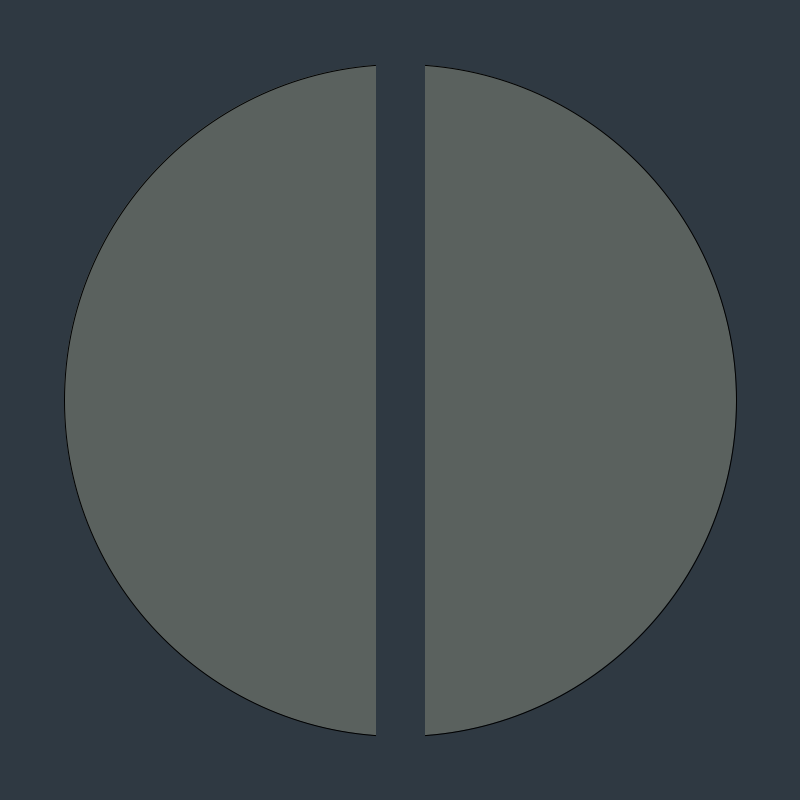
Frame 1 (no input)
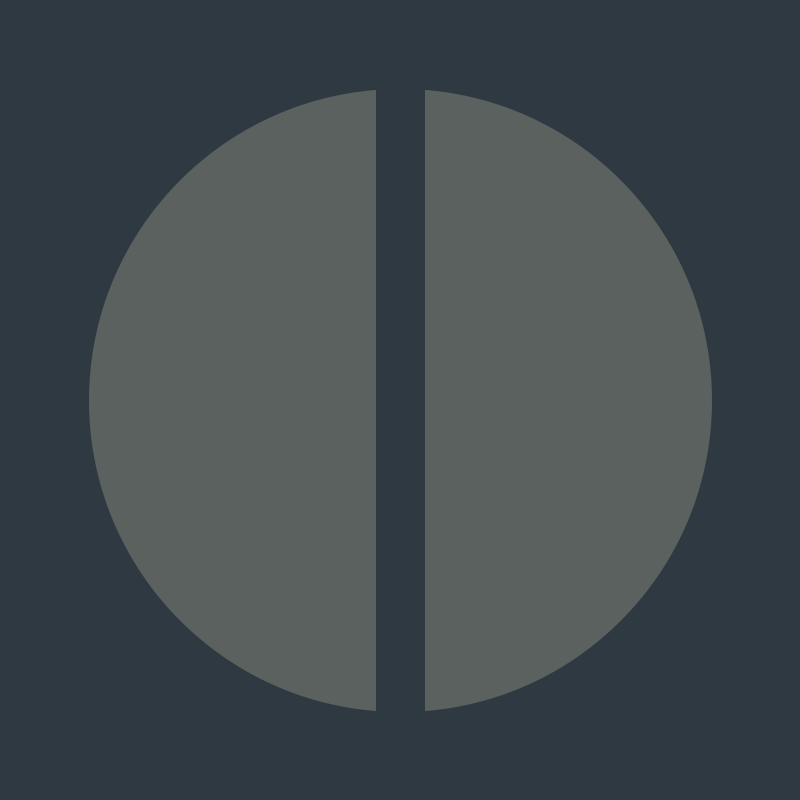
Frame 60 (the mouse pressed at the canvas centre just before this capture)
Frame 120 (the mouse held since frame 60 and released just before this capture): identical to frame 60, image omitted

The Processing sketch that drew these frames (run headless with seeded random() and noise(); from frame 60 on, the mouse is pressed at the canvas centre):

// Processing sketch: contigincy5sketch_240522e
// ── contigincy5sketch_240522e.pde
//PAUL BRACH The Negative Way 1964 https://www.wikiart.org/en/paul-brach/the-negative-way-10-1964
void setup(){
 size(800,800); 
}

void draw(){
  background(#2f3942);
  fill(#5a615e);
  circle(400,400,672);
  strokeWeight(49);
  stroke(#2f3942);
  line(400,0,400,800);
}
